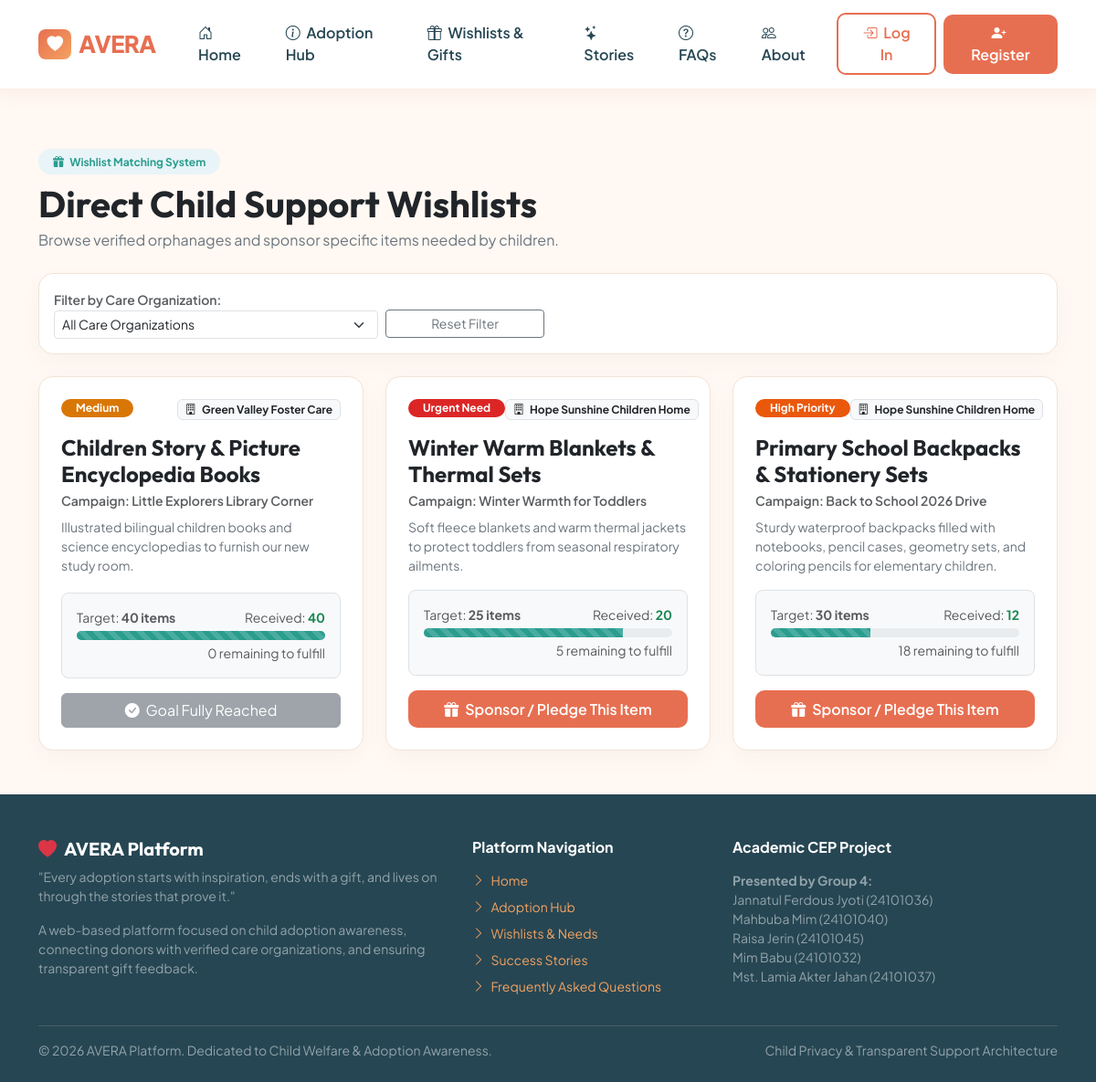
Screenshot of /wishlists/ with the database file from the repository.
### core/models.py (models this page shows, shortened)
class Wishlist(models.Model):
    PRIORITY_CHOICES = (
        ('Low', 'Low'),
        ('Medium', 'Medium'),
        ('High', 'High Priority'),
        ('Urgent', 'Urgent Need'),
    )
    STATUS_CHOICES = (
        ('Open', 'Open'),
        ('Partially_Fulfilled', 'Partially Fulfilled'),
        ('Fulfilled', 'Fully Fulfilled'),
    )
    organization = models.ForeignKey(
        CareOrganization,
        on_delete=models.CASCADE,
        related_name="wishlists",
        verbose_name="Care Organization"
    )
    title = models.CharField(max_length=200, verbose_name="Campaign / Wish Title")
    item_name = models.CharField(max_length=150, verbose_name="Item Name")
    description = models.TextField(verbose_name="Description & Purpose")
    quantity_needed = models.PositiveIntegerField(default=1, verbose_name="Quantity Needed")
    quantity_received = models.PositiveIntegerField(default=0, verbose_name="Quantity Received")
    priority = models.CharField(max_length=15, choices=PRIORITY_CHOICES, default='Medium')
    status = models.CharField(max_length=25, choices=STATUS_CHOICES, default='Open')
    created_at = models.DateTimeField(auto_now_add=True)
    @property
    def remaining_needed(self):
        return max(0, self.quantity_needed - self.quantity_received)
    @property
    def progress_percentage(self):
        if self.quantity_needed == 0:
            return 100
        return min(100, int((self.quantity_received / self.quantity_needed) * 100))
    class Meta:
        verbose_name = "Wishlist Item"
        verbose_name_plural = "Wishlist Items"

class CareOrganization(models.Model):
    VERIFICATION_STATUS = (
        ('Pending', 'Pending Verification'),
        ('Verified', 'Verified Organization'),
        ('Rejected', 'Rejected'),
    )
    name = models.CharField(max_length=200, verbose_name="Organization Name")
    address = models.TextField(verbose_name="Address")
    phone = models.CharField(max_length=30, verbose_name="Phone")
    email = models.EmailField(verbose_name="Email")
    description = models.TextField(verbose_name="Description")
    verification_status = models.CharField(
        max_length=20,
        choices=VERIFICATION_STATUS,
        default='Verified',
        verbose_name="Verification Status"
    )
    website = models.URLField(blank=True, null=True, verbose_name="Website")
    created_at = models.DateTimeField(auto_now_add=True)
    class Meta:
        verbose_name = "Care Organization"
        verbose_name_plural = "Care Organizations"

### core/views.py (the view)
# urls.py: path('wishlists/', views.wishlist_catalog, name='wishlists'),
def wishlist_catalog(request):
    wishlists = Wishlist.objects.all().order_by('-created_at')
    orgs = CareOrganization.objects.all()
    selected_org = request.GET.get('org')
    if selected_org:
        wishlists = wishlists.filter(organization_id=selected_org)
    return render(request, 'core/wishlists.html', {
        'wishlists': wishlists,
        'orgs': orgs,
        'selected_org': selected_org,
    })

### templates/core/wishlists.html (shortened to what this page needs)
{% extends 'base.html' %}
{% block content %}
<div class="container py-5">
    <div class="d-flex flex-wrap justify-content-between align-items-center mb-4 gap-3">
        <div>
            <span class="badge px-3 py-2 rounded-pill fw-bold" style="background-color: #E8F4F8; color: #2A9D8F;">
                <i class="bi bi-gift-fill me-1"></i> Wishlist Matching System
            </span>
            <h1 class="fw-bold mt-2 text-dark mb-1">Direct Child Support Wishlists</h1>
            <p class="text-secondary mb-0">Browse verified orphanages and sponsor specific items needed by children.</p>
        </div>
    </div>
    <div class="card card-avera p-3 mb-4">
        <form method="get" class="row g-2 align-items-center">
            <div class="col-md-4">
                <label class="form-label small text-muted mb-0 fw-semibold">Filter by Care Organization:</label>
                <select name="org" class="form-select form-select-sm" onchange="this.form.submit()">
                    <option value="">All Care Organizations</option>
                </select>
            </div>
            <div class="col-md-2">
                <label class="d-none d-md-block form-label small text-muted mb-0">&nbsp;</label>
                <a href="{% url 'wishlists' %}" class="btn btn-sm btn-outline-secondary w-100">Reset Filter</a>
            </div>
        </form>
    </div>
    <div class="row g-4">
        {% for item in wishlists %}
            <div class="col-lg-4 col-md-6">
                <div class="card card-avera p-4 h-100 d-flex flex-column">
                    <div class="d-flex justify-content-between align-items-start mb-2">
                        <span class="badge badge-priority-{{ item.priority }} rounded-pill px-3 py-1">
                            {{ item.get_priority_display }}
                        </span>
                        <span class="badge bg-light text-dark border">
                            <i class="bi bi-building me-1"></i> {{ item.organization.name }}
                        </span>
                    </div>
                    <h4 class="fw-bold text-dark mt-2 mb-1">{{ item.item_name }}</h4>
                    <div class="text-muted small fw-semibold mb-2">Campaign: {{ item.title }}</div>
                    <p class="text-secondary small mb-3 flex-grow-1">{{ item.description }}</p>
                    <div class="bg-light p-3 rounded-3 mb-3 border">
                        <div class="d-flex justify-content-between small text-muted mb-1">
                            <span>Target: <strong>{{ item.quantity_needed }} items</strong></span>
                            <span>Received: <strong class="text-success">{{ item.quantity_received }}</strong></span>
                        </div>
                        <div class="progress" style="height: 10px;">
                            <div class="progress-bar progress-bar-striped" role="progressbar" style="width: {{ item.progress_percentage }}%; background-color: #2A9D8F;" aria-valuenow="{{ item.progress_percentage }}" aria-valuemin="0" aria-valuemax="100"></div>
                        </div>
                        <div class="text-end small text-muted mt-1">{{ item.remaining_needed }} remaining to fulfill</div>
                    </div>
                    {% if item.status == 'Fulfilled' %}
                        <button class="btn btn-secondary w-100" disabled>
                            <i class="bi bi-check-circle-fill me-1"></i> Goal Fully Reached
                        </button>
                    {% else %}
                        <a href="{% url 'pledge_gift_item' item.id %}" class="btn btn-avera-primary w-100 fw-semibold">
                            <i class="bi bi-gift-fill me-1"></i> Sponsor / Pledge This Item
                        </a>
                    {% endif %}
                </div>
            </div>
        {% empty %}
            <div class="col-12 text-center py-5">
                <i class="bi bi-inbox fs-1 text-muted"></i>
                <h5 class="fw-bold text-dark mt-2">No Wishlist Items Found</h5>
                <p class="text-secondary small">Try clearing filters or check back shortly.</p>
            </div>
        {% endfor %}
    </div>
</div>
{% endblock %}

### templates/base.html (shortened to what this page needs)
<!DOCTYPE html>
<html lang="en">
<head>
    <link href="https://cdn.jsdelivr.net/npm/bootstrap@5.3.3/dist/css/bootstrap.min.css" rel="stylesheet">
    <link rel="stylesheet" href="https://cdn.jsdelivr.net/npm/bootstrap-icons@1.11.3/font/bootstrap-icons.min.css">
</head>
<body>
    <nav class="navbar navbar-expand-lg navbar-avera sticky-top">
        <div class="container">
            <a class="navbar-brand navbar-brand-logo" href="{% url 'home' %}">
                <span class="brand-badge"><i class="bi bi-heart-fill"></i></span>
                AVERA
            </a>
            <div class="collapse navbar-collapse" id="averaNavbar">
                <ul class="navbar-nav me-auto mb-2 mb-lg-0 ms-lg-3">
                    <li class="nav-item">
                        <a class="nav-link" href="{% url 'home' %}"><i class="bi bi-house-door me-1"></i> Home</a>
                    </li>
                    <li class="nav-item">
                        <a class="nav-link" href="{% url 'adoption_info' %}"><i class="bi bi-info-circle me-1"></i> Adoption Hub</a>
                    </li>
                    <li class="nav-item">
                        <a class="nav-link" href="{% url 'wishlists' %}"><i class="bi bi-gift me-1"></i> Wishlists & Gifts</a>
                    </li>
                    <li class="nav-item">
                        <a class="nav-link" href="{% url 'success_stories' %}"><i class="bi bi-stars me-1"></i> Stories</a>
                    </li>
                    <li class="nav-item">
                        <a class="nav-link" href="{% url 'faqs' %}"><i class="bi bi-question-circle me-1"></i> FAQs</a>
                    </li>
                    <li class="nav-item">
                        <a class="nav-link" href="{% url 'about' %}"><i class="bi bi-people me-1"></i> About</a>
                    </li>
                </ul>
                <div class="d-flex align-items-center gap-2">
                    {% if user.is_authenticated %}
                        {% if user.role == 'ADMIN' or user.is_staff %}
                            <a href="{% url 'admin_dashboard' %}" class="btn btn-sm btn-dark">
                                <i class="bi bi-shield-lock me-1"></i> Admin Dashboard
                            </a>
                            <a href="{% url 'admin_logout' %}" class="btn btn-sm btn-outline-danger">
                                <i class="bi bi-box-arrow-right"></i> Sign Out
                            </a>
                        {% else %}
                            <a href="{% url 'pledge_gift' %}" class="btn btn-sm btn-avera-primary">
                                <i class="bi bi-gift-fill me-1"></i> Pledge Gift
                            </a>
                            <a href="{% url 'user_dashboard' %}" class="btn btn-sm btn-avera-outline">
                                <i class="bi bi-person-circle me-1"></i> {{ user.first_name|default:user.email }}
                            </a>
                            <a href="{% url 'user_logout' %}" class="btn btn-sm btn-outline-secondary" title="Log Out">
                                <i class="bi bi-box-arrow-right"></i>
                            </a>
                        {% endif %}
                    {% else %}
                        <a href="{% url 'user_login' %}" class="btn btn-avera-outline">
                            <i class="bi bi-box-arrow-in-right me-1"></i> Log In
                        </a>
                        <a href="{% url 'user_register' %}" class="btn btn-avera-primary">
                            <i class="bi bi-person-plus-fill me-1"></i> Register
                        </a>
                    {% endif %}
                </div>
            </div>
        </div>
    </nav>
    <main class="flex-grow-1">
        {% block content %}{% endblock %}
    </main>
    <footer class="footer-avera">
        <div class="container">
            <div class="row g-4 mb-4">
                <div class="col-lg-5">
                    <h5 class="fw-bold text-white mb-2"><i class="bi bi-heart-fill text-danger me-2"></i>AVERA Platform</h5>
                    <p class="small text-white-50 mb-3">
                        "Every adoption starts with inspiration, ends with a gift, and lives on through the stories that prove it."
                    </p>
                    <p class="small text-white-50">
                        A web-based platform focused on child adoption awareness, connecting donors with verified care organizations, and ensuring transparent gift feedback.
                    </p>
                </div>
                <div class="col-lg-3 col-md-6">
                    <h6 class="text-white fw-bold mb-3">Platform Navigation</h6>
                    <ul class="list-unstyled small mb-0">
                        <li class="mb-2"><a href="{% url 'home' %}"><i class="bi bi-chevron-right me-1"></i> Home</a></li>
                        <li class="mb-2"><a href="{% url 'adoption_info' %}"><i class="bi bi-chevron-right me-1"></i> Adoption Hub</a></li>
                        <li class="mb-2"><a href="{% url 'wishlists' %}"><i class="bi bi-chevron-right me-1"></i> Wishlists & Needs</a></li>
                        <li class="mb-2"><a href="{% url 'success_stories' %}"><i class="bi bi-chevron-right me-1"></i> Success Stories</a></li>
                        <li class="mb-2"><a href="{% url 'faqs' %}"><i class="bi bi-chevron-right me-1"></i> Frequently Asked Questions</a></li>
                    </ul>
                </div>
                <div class="col-lg-4 col-md-6">
                    <h6 class="text-white fw-bold mb-3">Academic CEP Project</h6>
                    <p class="small text-white-50 mb-2">
                        <strong>Presented by Group 4:</strong><br>
                        Jannatul Ferdous Jyoti (24101036)<br>
                        Mahbuba Mim (24101040)<br>
                        Raisa Jerin (24101045)<br>
                        Mim Babu (24101032)<br>
                        Mst. Lamia Akter Jahan (24101037)
                    </p>
                </div>
            </div>
            <hr class="border-secondary opacity-50 my-3">
            <div class="d-flex flex-wrap justify-content-between align-items-center small text-white-50">
                <div>&copy; 2026 AVERA Platform. Dedicated to Child Welfare & Adoption Awareness.</div>
                <div>Child Privacy & Transparent Support Architecture</div>
            </div>
        </div>
    </footer>
</body>
</html>

### templates/base.html (style rules this page uses)
:root { --brand-primary: #E76F51; --brand-primary-hover: #D65A3D; --brand-secondary: #F4A261; --brand-sand: #E9C46A; --brand-teal: #2A9D8F; --brand-dark: #264653; --brand-light: #FFF8F3; --brand-card-bg: #FFFFFF; --brand-border: #F2E3D5; }
body { font-family: 'Plus Jakarta Sans', sans-serif; background-color: var(--brand-light); color: #333333; min-height: 100vh; display: flex; flex-direction: column; }
h1, h2, h3, h4, h5, .brand-font { font-family: 'Outfit', sans-serif; }
.navbar-avera { background-color: #FFFFFF; box-shadow: 0 4px 20px rgba(231, 111, 81, 0.08); padding: 0.9rem 0; border-bottom: 2px solid #FDF0E6; }
.navbar-brand-logo { font-weight: 800; font-size: 1.6rem; color: var(--brand-primary) !important; letter-spacing: -0.5px; display: flex; align-items: center; gap: 0.5rem; }
.navbar-brand-logo .brand-badge { background: linear-gradient(135deg, #E76F51, #F4A261); color: white; padding: 0.2rem 0.6rem; border-radius: 8px; font-size: 1.1rem; }
.nav-link { font-weight: 600; color: var(--brand-dark) !important; padding: 0.5rem 0.9rem !important; border-radius: 8px; transition: all 0.2s ease; }
.btn-avera-primary { background-color: var(--brand-primary); color: white !important; font-weight: 600; border-radius: 10px; padding: 0.55rem 1.3rem; border: none; transition: all 0.2s ease; }
.btn-avera-outline { border: 2px solid var(--brand-primary); color: var(--brand-primary) !important; font-weight: 600; border-radius: 10px; padding: 0.5rem 1.2rem; background: transparent; transition: all 0.2s ease; }
.card-avera { background: #FFFFFF; border-radius: 16px; border: 1px solid var(--brand-border); box-shadow: 0 10px 30px rgba(0, 0, 0, 0.03); transition: transform 0.2s ease, box-shadow 0.2s ease; }
.footer-avera { margin-top: auto; background-color: #264653; color: #E2E8F0; padding: 3rem 0 1.5rem; }
.footer-avera a { color: #F4A261; text-decoration: none; transition: color 0.2s; }
.badge-priority-Urgent { background-color: #DC2626; color: white; }
.badge-priority-High { background-color: #EA580C; color: white; }
.badge-priority-Medium { background-color: #D97706; color: white; }

### rows the page displays
Wishlist: priority "Medium", organization.name "Green Valley Foster Care", item_name "Children Story & Picture Encyclopedia Books", title "Little Explorers Library Corner", description "Illustrated bilingual children books and science encyclopedias to furnish our new study room.", quantity_needed "40", quantity_received "40", remaining_needed "0", status "Fulfilled" (drawn)
Wishlist: priority "Urgent Need", organization.name "Hope Sunshine Children Home", item_name "Winter Warm Blankets & Thermal Sets", title "Winter Warmth for Toddlers", description "Soft fleece blankets and warm thermal jackets to protect toddlers from seasonal respiratory ailments.", quantity_needed "25", quantity_received "20", remaining_needed "5", shows "Sponsor / Pledge This Item"
Wishlist: priority "High Priority", organization.name "Hope Sunshine Children Home", item_name "Primary School Backpacks & Stationery Sets", title "Back to School 2026 Drive", description "Sturdy waterproof backpacks filled with notebooks, pencil cases, geometry sets, and coloring pencils for elementary children.", quantity_needed "30", quantity_received "12", remaining_needed "18", shows "Sponsor / Pledge This Item"
